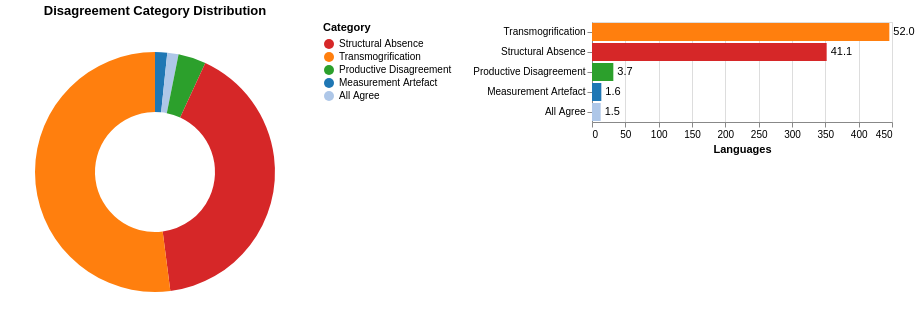

Notebook code cell kept with this figure:
### Markdown cell above
## 3.2 Category Distribution

### Code cell
counts = (
    df.groupby('category')
    .size()
    .reset_index(name='n')
    .assign(
        label=lambda d: d['category'].map(CATEGORY_LABELS),
        pct=lambda d: (d['n'] / d['n'].sum() * 100).round(1),
        pct_label=lambda d: d.apply(lambda r: f"{r['label']}\n{r['n']} ({r['pct']}%)", axis=1),
    )
)

donut = alt.Chart(counts).mark_arc(innerRadius=60, outerRadius=120).encode(
    theta=alt.Theta('n:Q'),
    color=alt.Color(
        'category:N',
        scale=alt.Scale(
            domain=list(CATEGORY_COLOURS.keys()),
            range=list(CATEGORY_COLOURS.values())
        ),
        legend=alt.Legend(title='Category', labelExpr=
            "{'STRUCTURAL_ABSENCE':'Structural Absence','TRANSMOGRIFICATION':'Transmogrification',"
            "'PRODUCTIVE_DISAGREEMENT':'Productive Disagreement','MEASUREMENT_ARTEFACT':'Measurement Artefact',"
            "'NOT_APPLICABLE':'All Agree'}[datum.label]"
        )
    ),
    tooltip=['label:N', 'n:Q', 'pct:Q']
).properties(width=300, height=300, title='Disagreement Category Distribution')

bar = alt.Chart(counts).mark_bar().encode(
    x=alt.X('n:Q', title='Languages'),
    y=alt.Y('category:N', sort='-x', title=None,
            axis=alt.Axis(labelExpr=
                "{'STRUCTURAL_ABSENCE':'Structural Absence','TRANSMOGRIFICATION':'Transmogrification',"
                "'PRODUCTIVE_DISAGREEMENT':'Productive Disagreement','MEASUREMENT_ARTEFACT':'Measurement Artefact',"
                "'NOT_APPLICABLE':'All Agree'}[datum.label]"
            )),
    color=alt.Color('category:N',
        scale=alt.Scale(domain=list(CATEGORY_COLOURS.keys()), range=list(CATEGORY_COLOURS.values())),
        legend=None),
    text=alt.Text('pct:Q', format='.1f'),
    tooltip=['label:N', 'n:Q', 'pct:Q']
).mark_bar() + alt.Chart(counts).mark_text(align='left', dx=4).encode(
    x=alt.X('n:Q'),
    y=alt.Y('category:N', sort='-x'),
    text=alt.Text('pct:Q', format='.1f')
)

(donut | bar).resolve_scale(color='independent')

### Figure 1 — Vega specification as saved in the notebook (floating-point values rounded to 4 significant figures)
{"$schema": "https://vega.github.io/schema/vega/v6.json", "data": [{"name": "source_0"}, {"name": "data_1", "values": [{"category": "MEASUREMENT_ARTEFACT", "label": "Measurement Artefact", "n": 14, "n_end": 14.0, "n_start": 0.0, "pct": 1.6}, {"category": "NOT_APPLICABLE", "label": "All Agree", "n": 13, "n_end": 27.0, "n_start": 14.0, "pct": 1.5}, {"category": "PRODUCTIVE_DISAGREEMENT", "label": "Productive Disagreement", "n": 32, "n_end": 59.0, "n_start": 27.0, "pct": 3.7}, {"category": "STRUCTURAL_ABSENCE", "label": "Structural Absence", "n": 352, "n_end": 411.0, "n_start": 59.0, "pct": 41.1}, {"category": "TRANSMOGRIFICATION", "label": "Transmogrification", "n": 446, "n_end": 857.0, "n_start": 411.0, "pct": 52.0}]}, {"name": "data_2", "values": [{"category": "MEASUREMENT_ARTEFACT", "label": "Measurement Artefact", "n": 14, "n_end": 14.0, "n_start": 0.0, "pct": 1.6}, {"category": "NOT_APPLICABLE", "label": "All Agree", "n": 13, "n_end": 13.0, "n_start": 0.0, "pct": 1.5}, {"category": "PRODUCTIVE_DISAGREEMENT", "label": "Productive Disagreement", "n": 32, "n_end": 32.0, "n_start": 0.0, "pct": 3.7}, {"category": "STRUCTURAL_ABSENCE", "label": "Structural Absence", "n": 352, "n_end": 352.0, "n_start": 0.0, "pct": 41.1}, {"category": "TRANSMOGRIFICATION", "label": "Transmogrification", "n": 446, "n_end": 446.0, "n_start": 0.0, "pct": 52.0}]}, {"name": "data_3", "values": [{"category": "MEASUREMENT_ARTEFACT", "n": 14, "pct": 1.6}, {"category": "NOT_APPLICABLE", "n": 13, "pct": 1.5}, {"category": "PRODUCTIVE_DISAGREEMENT", "n": 32, "pct": 3.7}, {"category": "STRUCTURAL_ABSENCE", "n": 352, "pct": 41.1}, {"category": "TRANSMOGRIFICATION", "n": 446, "pct": 52.0}]}, {"name": "source_0_concat_1_y_domain_category", "values": [{"category": "MEASUREMENT_ARTEFACT", "sort_field": 14}, {"category": "NOT_APPLICABLE", "sort_field": 13}, {"category": "PRODUCTIVE_DISAGREEMENT", "sort_field": 32}, {"category": "STRUCTURAL_ABSENCE", "sort_field": 352}, {"category": "TRANSMOGRIFICATION", "sort_field": 446}]}], "signals": [{"name": "childWidth", "value": 300}, {"name": "concat_0_height", "value": 300}, {"name": "concat_1_y_step", "value": 20}, {"name": "concat_1_height", "update": "bandspace(domain('concat_1_y').length, 0.1, 0.05) * concat_1_y_step"}], "marks": [{"type": "group", "name": "concat_0_group", "encode": {"update": {"width": {"signal": "childWidth"}, "height": {"signal": "concat_0_height"}}}, "marks": [{"type": "arc", "name": "concat_0_marks", "from": {"data": "data_1"}, "encode": {"update": {"innerRadius": {"value": 60}, "outerRadius": {"value": 120}, "y": {"signal": "concat_0_height", "mult": 0.5}, "fill": {"field": "category", "scale": "concat_0_color"}, "tooltip": {"signal": "{\"label\": isValid(datum[\"label\"]) ? datum[\"label\"] : \"\"+datum[\"label\"], \"n\": format(datum[\"n\"], \"\"), \"pct\": format(datum[\"pct\"], \"\")}"}, "x": {"signal": "childWidth", "mult": 0.5}, "endAngle": {"field": "n_start", "scale": "concat_0_theta"}, "startAngle": {"field": "n_end", "scale": "concat_0_theta"}}}, "style": ["arc"]}], "title": {"text": "Disagreement Category Distribution", "frame": "group"}, "style": "view", "legends": [{"title": "Category", "fill": "concat_0_color", "symbolType": "circle", "encode": {"labels": {"update": {"text": {"signal": "{'STRUCTURAL_ABSENCE':'Structural Absence','TRANSMOGRIFICATION':'Transmogrification','PRODUCTIVE_DISAGREEMENT':'Productive Disagreement','MEASUREMENT_ARTEFACT':'Measurement Artefact','NOT_APPLICABLE':'All Agree'}[datum.label]"}}}}}]}, {"type": "group", "name": "concat_1_group", "encode": {"update": {"height": {"signal": "concat_1_height"}, "width": {"signal": "childWidth"}}}, "marks": [{"type": "rect", "name": "concat_1_layer_0_marks", "from": {"data": "data_2"}, "encode": {"update": {"fill": {"field": "category", "scale": "concat_1_color"}, "x": {"field": "n_end", "scale": "concat_1_x"}, "tooltip": {"signal": "{\"label\": isValid(datum[\"label\"]) ? datum[\"label\"] : \"\"+datum[\"label\"], \"n\": format(datum[\"n\"], \"\"), \"pct\": format(datum[\"pct\"], \"\")}"}, "height": {"signal": "max(0.25, bandwidth('concat_1_y'))"}, "y": {"field": "category", "scale": "concat_1_y"}, "x2": {"field": "n_start", "scale": "concat_1_x"}}}, "style": ["bar"]}, {"type": "text", "name": "concat_1_layer_1_marks", "from": {"data": "data_3"}, "encode": {"update": {"baseline": {"value": "middle"}, "text": {"signal": "format(datum[\"pct\"], \".1f\")"}, "y": {"field": "category", "scale": "concat_1_y", "band": 0.5}, "fill": {"value": "black"}, "align": {"value": "left"}, "x": {"field": "n", "scale": "concat_1_x"}, "dx": {"value": 4}}}, "style": ["text"]}], "axes": [{"scale": "concat_1_x", "gridScale": "concat_1_y", "domain": false, "labels": false, "maxExtent": 0, "minExtent": 0, "zindex": 0, "aria": false, "orient": "bottom", "tickCount": {"signal": "ceil(childWidth/40)"}, "grid": true, "ticks": false}, {"scale": "concat_1_x", "grid": false, "title": "Languages", "tickCount": {"signal": "ceil(childWidth/40)"}, "zindex": 0, "orient": "bottom", "labelFlush": true, "labelOverlap": true}, {"scale": "concat_1_y", "grid": false, "zindex": 0, "orient": "left", "encode": {"labels": {"update": {"text": {"signal": "{'STRUCTURAL_ABSENCE':'Structural Absence','TRANSMOGRIFICATION':'Transmogrification','PRODUCTIVE_DISAGREEMENT':'Productive Disagreement','MEASUREMENT_ARTEFACT':'Measurement Artefact','NOT_APPLICABLE':'All Agree'}[datum.label]"}}}}}], "style": "cell"}], "scales": [{"name": "concat_0_theta", "type": "linear", "domain": {"data": "data_1", "fields": ["n_start", "n_end"]}, "range": [0, 6.283], "zero": true}, {"name": "concat_0_color", "type": "ordinal", "domain": ["STRUCTURAL_ABSENCE", "TRANSMOGRIFICATION", "PRODUCTIVE_DISAGREEMENT", "MEASUREMENT_ARTEFACT", "NOT_APPLICABLE"], "range": ["#d62728", "#ff7f0e", "#2ca02c", "#1f77b4", "#aec7e8"]}, {"name": "concat_1_x", "type": "linear", "domain": {"fields": [{"data": "data_2", "field": "n_start"}, {"data": "data_2", "field": "n_end"}, {"data": "data_3", "field": "n"}]}, "range": [0, {"signal": "childWidth"}], "nice": true, "zero": true}, {"name": "concat_1_y", "type": "band", "domain": {"data": "source_0_concat_1_y_domain_category", "field": "category", "sort": {"op": "max", "field": "sort_field", "order": "descending"}}, "range": {"step": {"signal": "concat_1_y_step"}}, "paddingInner": 0.1, "paddingOuter": 0.05}, {"name": "concat_1_color", "type": "ordinal", "domain": ["STRUCTURAL_ABSENCE", "TRANSMOGRIFICATION", "PRODUCTIVE_DISAGREEMENT", "MEASUREMENT_ARTEFACT", "NOT_APPLICABLE"], "range": ["#d62728", "#ff7f0e", "#2ca02c", "#1f77b4", "#aec7e8"]}], "background": "white", "padding": 5, "layout": {"padding": 20, "bounds": "full", "align": "each"}}
